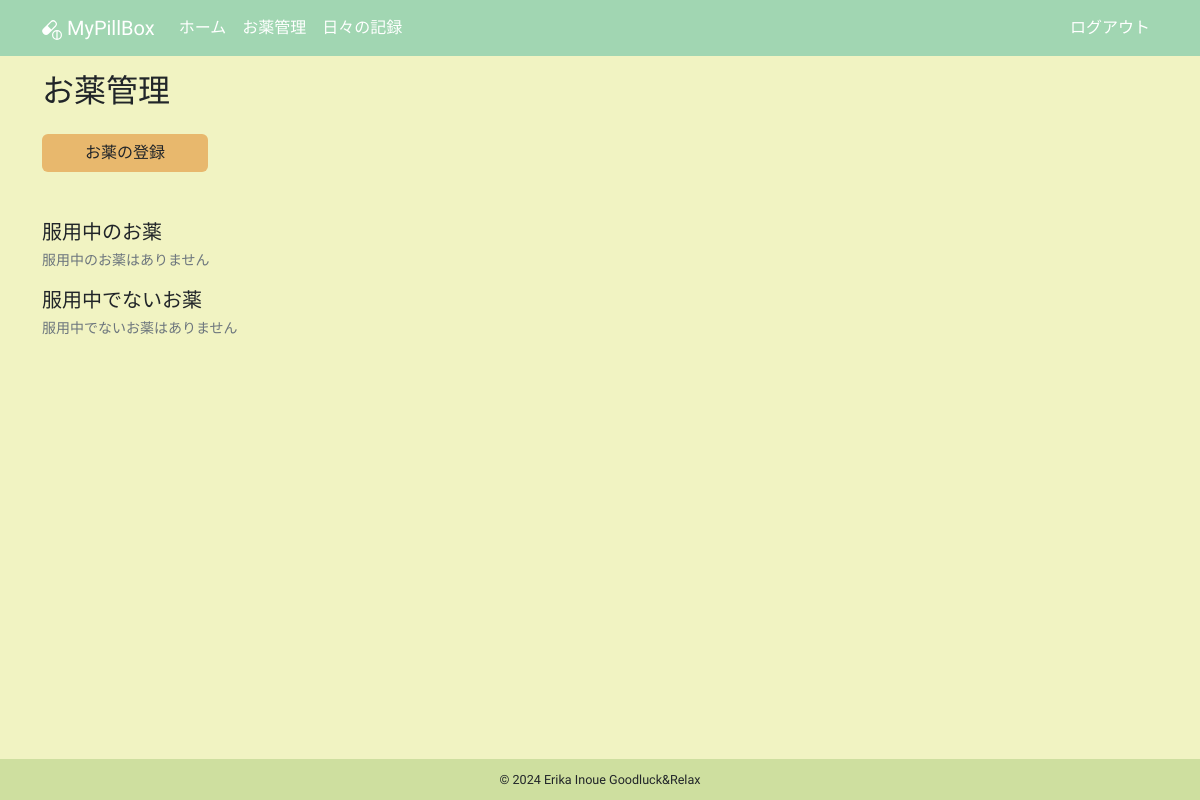
/meds/ (signed in), run on an earlier commit of the app's database.
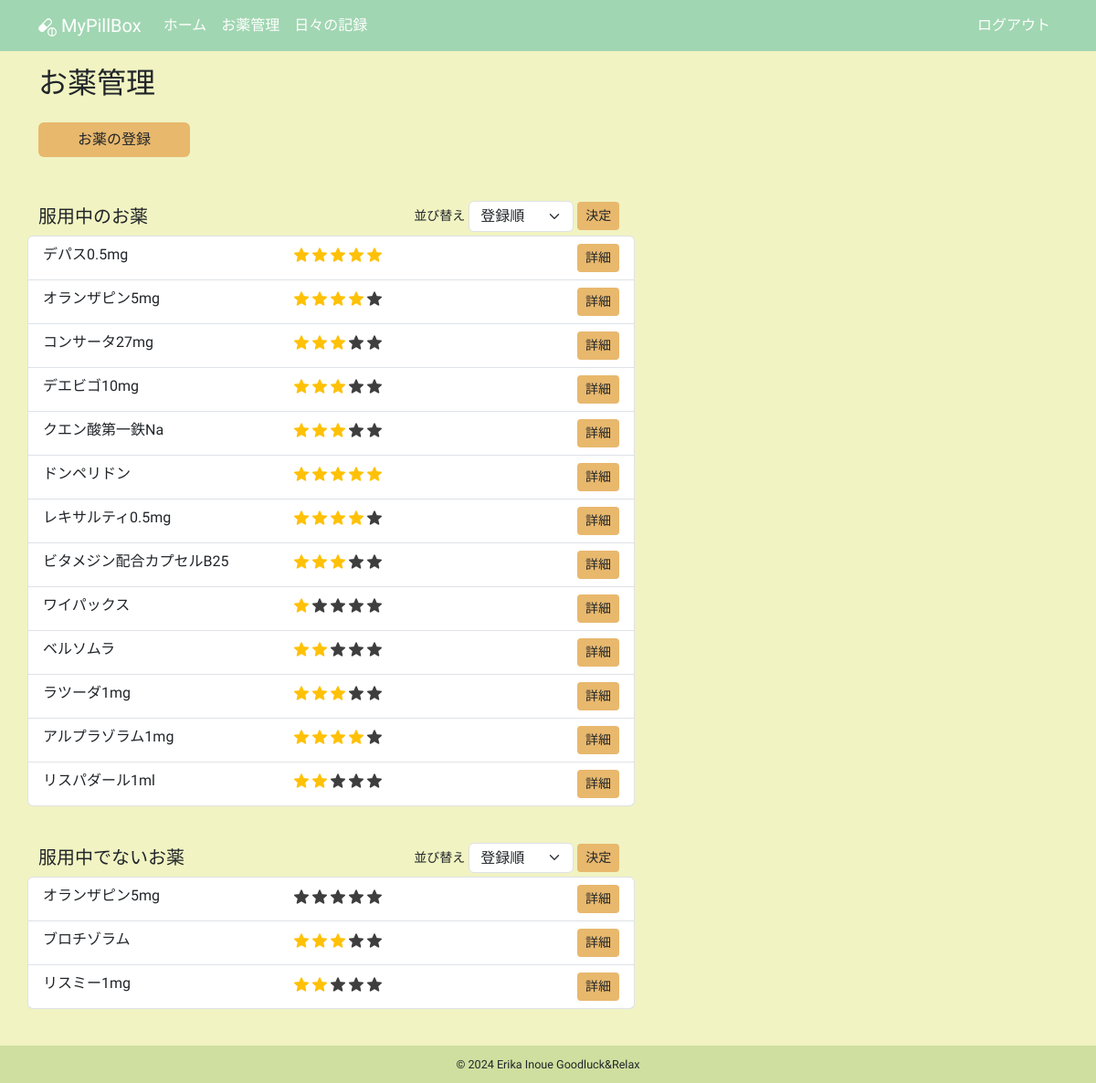
And on a later commit of the database.
### app/models.py (models this page shows, shortened)
class Medicine(db.Model):
    __tablename__ = "medicines"
    id: so.Mapped[int] = so.mapped_column(primary_key=True)
    name: so.Mapped[str] = so.mapped_column(sa.String(100))
    taking_start_date: so.Mapped[datetime.date] = so.mapped_column(sa.Date)
    dose_per_day: so.Mapped[Optional[float]]
    taking_timing: so.Mapped[Optional[str]] = so.mapped_column(sa.String(100))
    memo: so.Mapped[Optional[str]] = so.mapped_column(sa.Text)
    rating: so.Mapped[Optional[int]] = so.mapped_column(default=0)
    is_active: so.Mapped[bool] = so.mapped_column(sa.Boolean)
    taking_unit: so.Mapped[str] = so.mapped_column(sa.String(10))
    user_id: so.Mapped[int] = so.mapped_column(sa.ForeignKey(User.id))
    user: so.Mapped[User] = so.relationship(back_populates="medicines")
    daily_log_details: so.Mapped[list["DailyLogDetail"]] = so.relationship(
        cascade="all, delete-orphan", back_populates="medicine"
    )

### app/meds/routes.py (the view)
@bp.route("/", methods=["GET"])
@login_required
def list():
    title = _("お薬管理")
    form = MedicineSortForm()
    form.active_sort.data = request.args.get("active_sort", "registerorder")
    form.not_active_sort.data = request.args.get("not_active_sort", "registerorder")
    active_order_by = (
        Medicine.rating.desc()
        if form.active_sort.data == "ratingorder"
        else Medicine.id
    )
    not_active_order_by = (
        Medicine.rating.desc()
        if form.not_active_sort.data == "ratingorder"
        else Medicine.id
    )
    active_query = (
        sa.select(Medicine)
        .join(Medicine.user)
        .where(Medicine.user == current_user, Medicine.is_active == True)
        .order_by(active_order_by)
    )
    active_medicines = db.session.scalars(active_query).all()
    not_active_query = (
        sa.select(Medicine)
        .join(Medicine.user)
        .where(Medicine.user == current_user, Medicine.is_active == False)
        .order_by(not_active_order_by)
    )
    not_active_medicines = db.session.scalars(not_active_query).all()
    return render_template(
        "meds/list.html",
        active_medicines=active_medicines,
        not_active_medicines=not_active_medicines,
        form=form,
        title=title,
    )

### app/meds/forms.py
class MedicineSortForm(FlaskForm):
    active_sort = SelectField(
        _l("並び替え"),
        choices=[("registerorder", _l("登録順")), ("ratingorder", _l("星評価順"))],
    )
    not_active_sort = SelectField(
        _l("並び替え"),
        choices=[("registerorder", _l("登録順")), ("ratingorder", _l("星評価順"))],
    )

### app/__init__.py (called while the page is built)
def get_locale():
    return request.accept_languages.best_match(current_app.config["LANGUAGES"])

### app/main/routes.py (called while the page is built)
@bp.before_app_request
def before_request():
    g.locale = str(get_locale())

### app/models.py (called while the page is built)
@login.user_loader
def load_user(id):
    return db.session.get(User, int(id))

### app/templates/meds/list.html (shortened to what this page needs)
{% extends "base.html" %}
{% block content %}
  <h2 class="mb-4">{{ _("お薬管理") }}</h2>
  <div class="row">
    <div class="col-5 col-lg-2 mb-5">
      <a href="{{ url_for('meds.create') }}" class="btn btn-custom w-100">{{ _("お薬の登録") }}</a>
    </div>
  </div>
  <div class="row">
    <div class="col-12 col-lg-7 mb-3">
      <div class="mb-1 d-flex justify-content-between align-items-center">
        <h5 class="mb-0">{{ _("服用中のお薬") }}</h5>
        {% if active_medicines %}
          <form action="{{ url_for('meds.list') }}"
                method="get"
                class="d-flex align-items-center"
                novalidate>
            <small class="me-1">{{ form.active_sort.label(class="text-nowrap sort-label") }}</small>
            {{ form.active_sort(class="form-select sort-select") }}
            <input type="submit"
                   class="btn btn-custom btn-sm ms-1 sort-submit"
                   value="{{ _('決定') }}">
          </form>
        {% endif %}
      </div>
      {% if not active_medicines %}
        <small class="text-secondary">{{ _("服用中のお薬はありません") }}</small>
      {% else %}
        <ul class="list-group mb-4">
          {% for medicine in active_medicines %}
            <li class="list-group-item row d-flex">
              <p class="m-0 ps-0 col-5">{{ medicine.name }}</p>
              <p class="m-0 col-5">
                {% for i in range(0, medicine.rating) %}
                  <img src="{{ url_for('static', filename='images/star_on.png') }}"
                       class="star-display rating-checked"
                       alt="star">
                {% endfor %}
                {% if medicine.rating < 5 %}
                  {% for i in range(medicine.rating, 5) %}
                    <img src="{{ url_for('static', filename='images/star_on.png') }}"
                         class="star-display"
                         alt="star">
                  {% endfor %}
                {% endif %}
              </p>
              <div class="col-2 text-end p-0">
                <a id="medicine-detail-link-{{ medicine.id }}"
                   href="{{ url_for('meds.detail', medicine_id=medicine.id) }}"
                   class="btn btn-custom btn-sm">{{ _("詳細") }}</a>
              </div>
            </li>
          {% endfor %}
        </ul>
      {% endif %}
    </div>
  </div>
  <div class="row">
    <div class="col-12 col-lg-7 mb-3">
      <div class="mb-1 d-flex justify-content-between align-items-center">
        <h5 class="mb-0">{{ _("服用中でないお薬") }}</h5>
        {% if not_active_medicines %}
          <form action="{{ url_for('meds.list') }}"
                method="get"
                class="d-flex align-items-center"
                novalidate>
            <small class="me-1">{{ form.not_active_sort.label(class="text-nowrap sort-label") }}</small>
            {{ form.not_active_sort(class="form-select sort-select") }}
            <input type="submit"
                   class="btn btn-custom btn-sm ms-1 sort-submit"
                   value="{{ _('決定') }}">
          </form>
        {% endif %}
      </div>
      {% if not not_active_medicines %}
        <small class="text-secondary">{{ _("服用中でないお薬はありません") }}</small>
      {% else %}
        <ul class="list-group mb-4">
          {% for medicine in not_active_medicines %}
            <li class="list-group-item row d-flex">
              <p class="m-0 ps-0 col-5">{{ medicine.name }}</p>
              <p class="m-0 col-5">
                {% for i in range(0, medicine.rating) %}
                  <img src="{{ url_for('static', filename='images/star_on.png') }}"
                       class="star-display rating-checked"
                       alt="star">
                {% endfor %}
                {% if medicine.rating < 5 %}
                  {% for i in range(medicine.rating, 5) %}
                    <img src="{{ url_for('static', filename='images/star_on.png') }}"
                         class="star-display"
                         alt="star">
                  {% endfor %}
                {% endif %}
              </p>
              <div class="col-2 text-end p-0">
                <a id="medicine-detail-link-{{ medicine.id }}"
                   href="{{ url_for('meds.detail', medicine_id=medicine.id) }}"
                   class="btn btn-custom btn-sm">{{ _("詳細") }}</a>
              </div>
            </li>
          {% endfor %}
        </ul>
      {% endif %}
    </div>
  </div>
{% endblock content %}

### app/templates/base.html (shortened to what this page needs)
<!DOCTYPE html>
<html lang="{{ g.locale }}">
  <head>
    <link rel="stylesheet"
          href="{{ url_for('static', filename='css/bootstrap.min.css') }}">
    <link rel="stylesheet"
          href="{{ url_for('static', filename='css/base.css') }}">
  </head>
  <body>
    <nav class="navbar navbar-expand-lg navbar-dark">
      <div class="container">
        <a class="navbar-brand" href="{{ url_for('main.index') }}">
          MyPillBox
        </a>
        <div class="collapse navbar-collapse" id="navbarSupportedContent">
          <ul class="navbar-nav me-auto mb-2 mb-lg-0">
            <li class="nav-item">
              <a class="nav-link"
                 aria-current="page"
                 href="{{ url_for('main.index') }}">{{ _("ホーム") }}</a>
            </li>
            <li class="nav-item">
              <a class="nav-link"
                 aria-current="page"
                 href="{{ url_for('meds.list') }}">{{ _("お薬管理") }}</a>
            </li>
            <li class="nav-item">
              <a class="nav-link"
                 aria-current="page"
                 href="{{ url_for('logs.list') }}">{{ _("日々の記録") }}</a>
            </li>
          </ul>
          <ul class="navbar-nav mb-2 mb-lg-0">
            <li class="nav-item">
              <a class="nav-link"
                 aria-current="page"
                 href="{{ url_for('auth.logout') }}">{{ _("ログアウト") }}</a>
            </li>
          </ul>
        </div>
      </div>
    </nav>
    <div class="container mt-3">
      {% block content %}
      {% endblock content %}
    </div>
    <footer>
      <p class="mb-0">
        <small>© 2024 Erika Inoue Goodluck&Relax</small>
      </p>
    </footer>
  </body>
</html>

### app/static/css/base.css (style rules this page uses)
html, body { height: 100%; }
body { background-color: #F1F3C2; font-family: "Zen Maru Gothic", sans-serif; font-weight: 500; font-style: normal; display: flex; flex-direction: column; }
.container { flex: 1; }
.navbar-dark .nav-link { color: #fff !important; }
.navbar { background-color: #A1D6B2; }
.btn-custom { background-color: #E8B86D; font-weight: 500; }
.rating-checked { filter: none!important; }
.star-display { width: 1em; height: 1em; filter: invert(99%) sepia(1%) saturate(0%) hue-rotate(161deg) brightness(101%) contrast(104%); }
.sort-select { line-height: 1.2!important; }
.sort-submit { margin-right: .30rem; }
footer { padding: 0.6rem 0; text-align: center; background-color: #cedf9f; font-size: 0.9rem; }

What changed in the data, as far as the page shows it:
added Medicine: name "デパス0.5mg", rating 5 (drawn), shown under "服用中のお薬"
added Medicine: name "オランザピン5mg", rating 4 (drawn), shown under "服用中のお薬"
added Medicine: name "コンサータ27mg", rating 3 (drawn), shown under "服用中のお薬"
added Medicine: name "デエビゴ10mg", rating 3 (drawn), shown under "服用中のお薬"
added Medicine: name "クエン酸第一鉄Na", rating 3 (drawn), shown under "服用中のお薬"
added Medicine: name "ドンペリドン", rating 5 (drawn), shown under "服用中のお薬"
added Medicine: name "レキサルティ0.5mg", rating 4 (drawn), shown under "服用中のお薬"
added Medicine: name "ビタメジン配合カプセルB25", rating 3 (drawn), shown under "服用中のお薬"
added Medicine: name "ワイパックス", rating 1 (drawn), shown under "服用中のお薬"
added Medicine: name "ベルソムラ", rating 2 (drawn), shown under "服用中のお薬"
added Medicine: name "ラツーダ1mg", rating 3 (drawn), shown under "服用中のお薬"
added Medicine: name "アルプラゾラム1mg", rating 4 (drawn), shown under "服用中のお薬"
added Medicine: name "リスパダール1ml", rating 2 (drawn), shown under "服用中のお薬"
added Medicine: name "オランザピン5mg", rating 0 (drawn), shown under "服用中でないお薬"
added Medicine: name "ブロチゾラム", rating 3 (drawn), shown under "服用中でないお薬"
added Medicine: name "リスミー1mg", rating 2 (drawn), shown under "服用中でないお薬"
Also different on the page:
form field active_sort: (not shown) → "登録順"
form field _: (not shown) → "決定"
form field not_active_sort: (not shown) → "登録順"
text no longer shown: "服用中のお薬はありません 服用中でないお薬はありません"
text now shown: "並び替え 並び替え"
